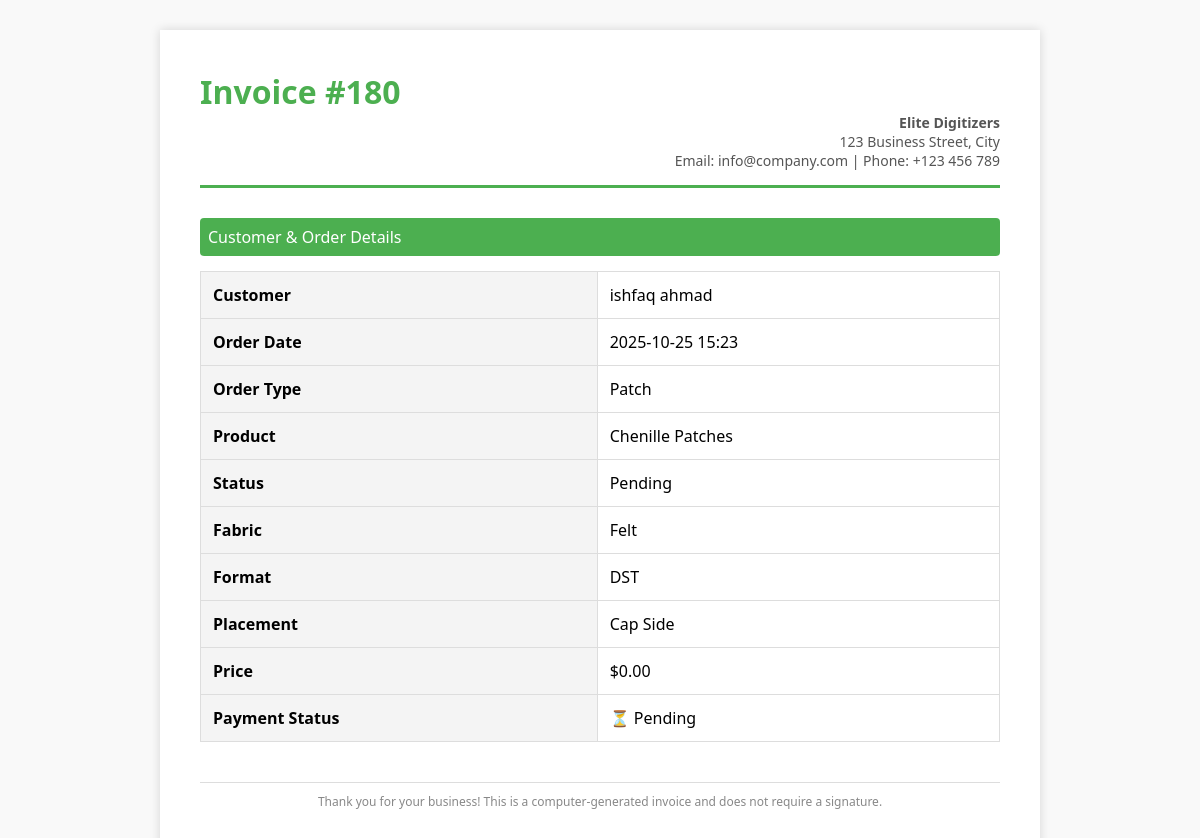
The page /order/180/print_invoice/ (signed in) on the database as committed earlier.
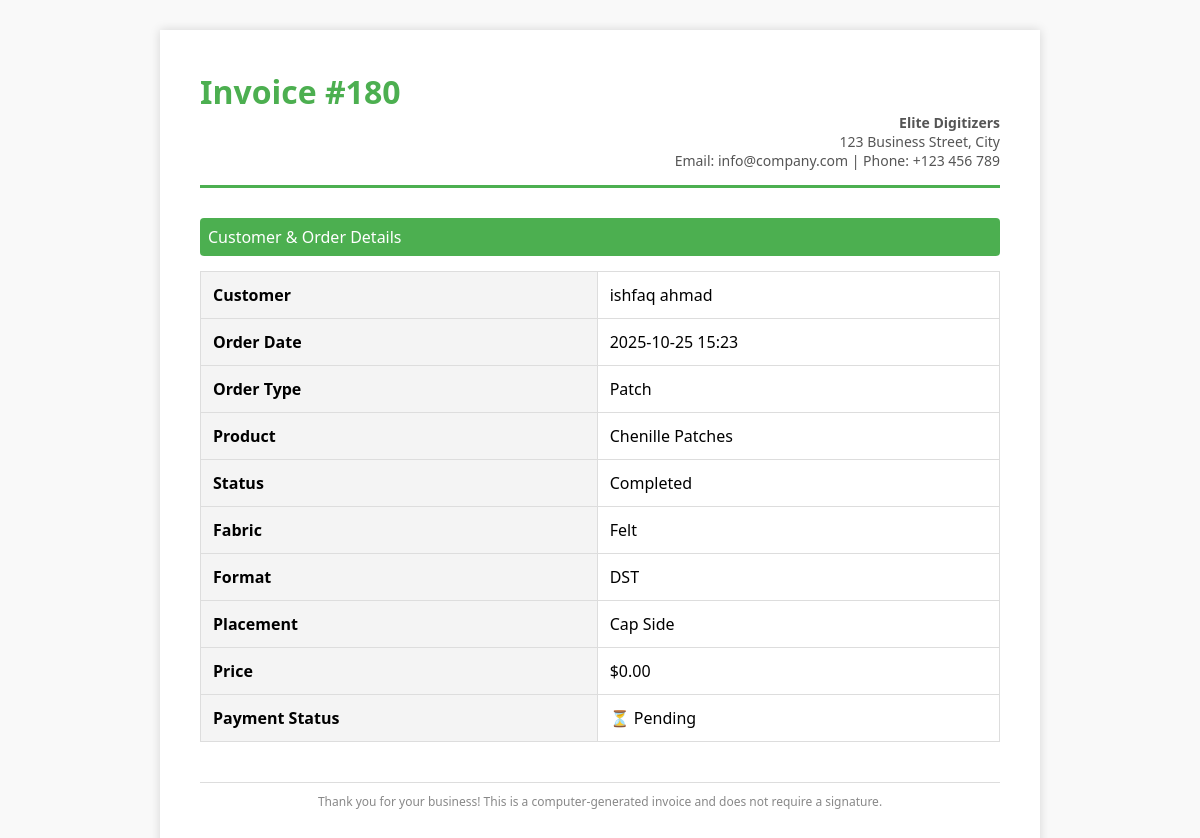
The same page on the database as committed later.
### accounts/models.py (models this page shows, shortened)
class Order(models.Model):
    STATUS = (
        ('Pending', 'Pending'),
        ('Out for delivery', 'Out for delivery'),
        ('Delivered', 'Delivered'),
        ('Quote Requested', 'Quote Requested'),
        ('Active', 'Active'),
        ('Completed', 'Completed'),
        ('Released', 'Released'),
    )
    ORDER_TYPE = (
        ('Digitizing', 'Digitizing'),
        ('Vector', 'Vector'),
        ('Patch', 'Patch'),
        ('Quote', 'Quote'),
    )
    PAYMENT_STATUS = (
        ('Pending', 'Pending'),
        ('Paid', 'Paid'),
        ('Refunded', 'Refunded'),
    )
    REVIEW_STATUS = (
    ('Pending', 'Pending'),
    ('Approved', 'Approved'),
    ('Rejected', 'Rejected'),
    )
    PLACEMENT_CHOICES = [
        ('Apron', 'Apron'),
        ('Bags', 'Bags'),
        ('Cap', 'Cap'),
        ('Cap Side', 'Cap Side'),
        ('Cap Back', 'Cap Back'),
        ('Chest', 'Chest'),
        ('Gloves', 'Gloves'),
        ('Jacket Back', 'Jacket Back'),
        ('Patches', 'Patches'),
        ('Sleeve', 'Sleeve'),
        ('Towel', 'Towel'),
        ('Visor', 'Visor'),
        ('Other', 'Other'),
    ]
    FABRIC_CHOICES = [
        ('Blanket', 'Blanket'),
        ('Canvas', 'Canvas'),
        ('Canis', 'Canis'),
        ('Cotton Woven', 'Cotton Woven'),
        ('Denim', 'Denim'),
        ('Felt', 'Felt'),
        ('Flannel', 'Flannel'),
        ('Fleece', 'Fleece'),
        ('Leather', 'Leather'),
        ('Nylon', 'Nylon'),
        ('Pique', 'Pique'),
        ('Polyester', 'Polyester'),
        ('Silk', 'Silk'),
        ('Single Jersey', 'Single Jersey'),
        ('Towel', 'Towel'),
        ('Twill', 'Twill'),
        ('Other', 'Other'),
    ]
    FORMAT_CHOICES = [
        ('100', '100'),
        ('cdr', 'cdr'),
        ('cdn', 'cdn'),
        ('dsb', 'dsb'),
        ('dst', 'dst'),
        ('dsz', 'dsz'),
        ('emb', 'emb'),
        ('exp', 'exp'),
        ('jef', 'jef'),
        ('ksm', 'ksm'),
        ('ofm', 'ofm'),
        ('pes', 'pes'),
        ('pxf', 'pxf'),
        ('pof', 'pof'),
        ('tap', 'tap'),
        ('xxx', 'xxx'),
        ('other', 'Other'),
    ]
    customer = models.ForeignKey(Customer, on_delete=models.CASCADE)
    product = models.ForeignKey(Product, null=True, on_delete=models.SET_NULL)
    order_type = models.CharField(max_length=50, choices=ORDER_TYPE, null=True, blank=True)
    date_created = models.DateTimeField(auto_now_add=True, null=True)
    status = models.CharField(max_length=200, null=True, choices=STATUS)
    Additional_information = models.TextField(blank=True, null=True)
    design_file = models.FileField(upload_to='designs/', null=True, blank=True)
    invoice_file = models.FileField(upload_to='invoices/', null=True, blank=True)
    quantity = models.PositiveIntegerField(default=1)
    fabric_material = models.CharField(max_length=100, blank=True, null=True, choices=FABRIC_CHOICES)
    Required_Format = models.CharField(max_length=100, blank=True, null=True, default='DST', choices=FORMAT_CHOICES)
    urgent = models.BooleanField(default=False)
    price = models.DecimalField(max_digits=10, decimal_places=2, blank=True, null=True, default=0.00)
    Height = models.CharField(max_length=100, blank=True, null=True, default='standard')
    Width = models.CharField(max_length=100, blank=True, null=True, default='standard')
    total_colors = models.PositiveIntegerField(null=True ,blank=True)
    turnaround_time = models.CharField(max_length=100, blank=True, null=True)
    placement = models.CharField(max_length=100, blank=True, null=True, choices=PLACEMENT_CHOICES)
    released = models.BooleanField(default=False)  # For release_projects
    payment_status = models.CharField(max_length=20, choices=PAYMENT_STATUS, default='Pending')  # For follow-up payments
    date_completed = models.DateTimeField(null=True, blank=True)  # Optional: track completion time
    review_status = models.CharField(max_length=20, choices=REVIEW_STATUS, default='Pending')
    review_comment = models.TextField(blank=True, null=True)
    design_file = models.FileField(upload_to='designs/', blank=True, null=True)
    assigned_designer = models.ForeignKey(User, on_delete=models.SET_NULL, null=True, blank=True, related_name='designer_orders')

class Customer(models.Model):
    user = models.OneToOneField(
        User, null=True, blank=True,
        on_delete=models.CASCADE,
        related_name="customer_profile"
    )
    name = models.CharField(max_length=200)
    designer = models.ForeignKey(
        'Designer', null=True, blank=True,
        on_delete=models.SET_NULL,
        related_name='orders'
    )
    profile_pic = models.ImageField(
        upload_to='profile_pics/',
        null=True,
        blank=True,
        default='profile_pics/default.png'
    )
    sales_rep = models.ForeignKey('SalesRepresentative', null=True, blank=True, on_delete=models.SET_NULL)
    phone = models.CharField(max_length=200)
    email = models.CharField(max_length=200)
    date_created = models.DateTimeField(auto_now_add=True, null=True)
    def __str__(self):
        return self.name

class Product(models.Model):
    CATEGORY = (
        ('Indoor', 'Indoor'),
        ('Out Door', 'Out Door'),
    )
    name = models.CharField(max_length=200)
    price = models.FloatField(null=True)
    category = models.CharField(max_length=200, null=True, choices=CATEGORY)
    image = models.ImageField(upload_to='products/',null=True, blank=True)
    description = models.CharField(max_length=200)
    date_created = models.DateTimeField(auto_now_add=True, null=True)
    tags = models.ManyToManyField(Tag)
    def __str__(self):
        return self.name

### accounts/views.py (the view)
# urls.py: path('order/<int:pk>/print_invoice/', views.printInvoice, name='print_invoice'),
@login_required
def printInvoice(request, pk):
    order = get_object_or_404(Order, id=pk, customer__user=request.user)
    return render(request, 'accounts/print_invoice.html', {'order': order})

### templates/accounts/print_invoice.html (shortened to what this page needs)
<!DOCTYPE html>
<html>
<head>
</head>
<body onload="window.print();">
    <div class="invoice-container">
        <div class="invoice-header">
            <h1>Invoice #{{ order.id }}</h1>
            <div class="company-details">
                <strong>Elite Digitizers</strong><br>
                123 Business Street, City<br>
                Email: info@company.com | Phone: +123 456 789
            </div>
        </div>
        <div>
            <div class="section-title">Customer & Order Details</div>
            <table class="details-table">
                <tr>
                    <th>Customer</th>
                    <td>{{ order.customer }}</td>
                </tr>
                <tr>
                    <th>Order Date</th>
                    <td>{{ order.date_created|date:"Y-m-d H:i" }}</td>
                </tr>
                <tr>
                    <th>Order Type</th>
                    <td>{{ order.order_type }}</td>
                </tr>
                <tr>
                    <th>Product</th>
                    <td>{{ order.product }}</td>
                </tr>
                <tr>
                    <th>Status</th>
                    <td>{{ order.status }}</td>
                </tr>
                <tr>
                    <th>Fabric</th>
                    <td>{{order.fabric_material}} </td>
                </tr>
                <tr>
                    <th>Format</th>
                    <td>{{order.Required_Format}}</td>
                </tr>
                <tr>
                    <th>Placement</th>
                    <td>{{order.placement}}</td>
                </tr>
                <tr>
                    <th>Price</th>
                    <td>${{ order.price }}</td>
                </tr>
                <th>Payment Status</th>
            <td>
                {% if order.payment_status == "Paid" %}
                    ✅ Paid
                {% elif order.payment_status == "Pending" %}
                    ⏳ Pending
                {% elif order.payment_status == "Failed" %}
                    ❌ Failed
                {% else %}
                    {{ order.payment_status }}
                {% endif %}
            </td>
            </table>
        </div>
        <div class="footer">
            Thank you for your business!
            This is a computer-generated invoice and does not require a signature.
        </div>
    </div>
</body>
</html>

### templates/accounts/print_invoice.html (style rules this page uses)
body { font-family: 'Segoe UI', Tahoma, sans-serif; background-color: #f9f9f9; margin: 0; padding: 0; }
.invoice-container { max-width: 800px; margin: 30px auto; background: white; padding: 40px; box-shadow: 0 0 10px rgba(0,0,0,0.15); }
.invoice-header { border-bottom: 3px solid #4CAF50; padding-bottom: 15px; margin-bottom: 20px; }
.invoice-header h1 { margin: 0; color: #4CAF50; }
.company-details { text-align: right; font-size: 14px; color: #555; }
.section-title { background: #4CAF50; color: white; padding: 8px; margin-top: 30px; font-size: 16px; border-radius: 4px; }
.details-table { width: 100%; border-collapse: collapse; margin-top: 15px; }
.details-table th, .details-table td { padding: 12px; border: 1px solid #ddd; }
.details-table th { background: #f4f4f4; text-align: left; }
.footer { text-align: center; font-size: 12px; color: #888; margin-top: 40px; border-top: 1px solid #ddd; padding-top: 10px; }

Rows that differ between the two databases and show on the page:
changed Order "Patch": status "Pending" → "Completed"
